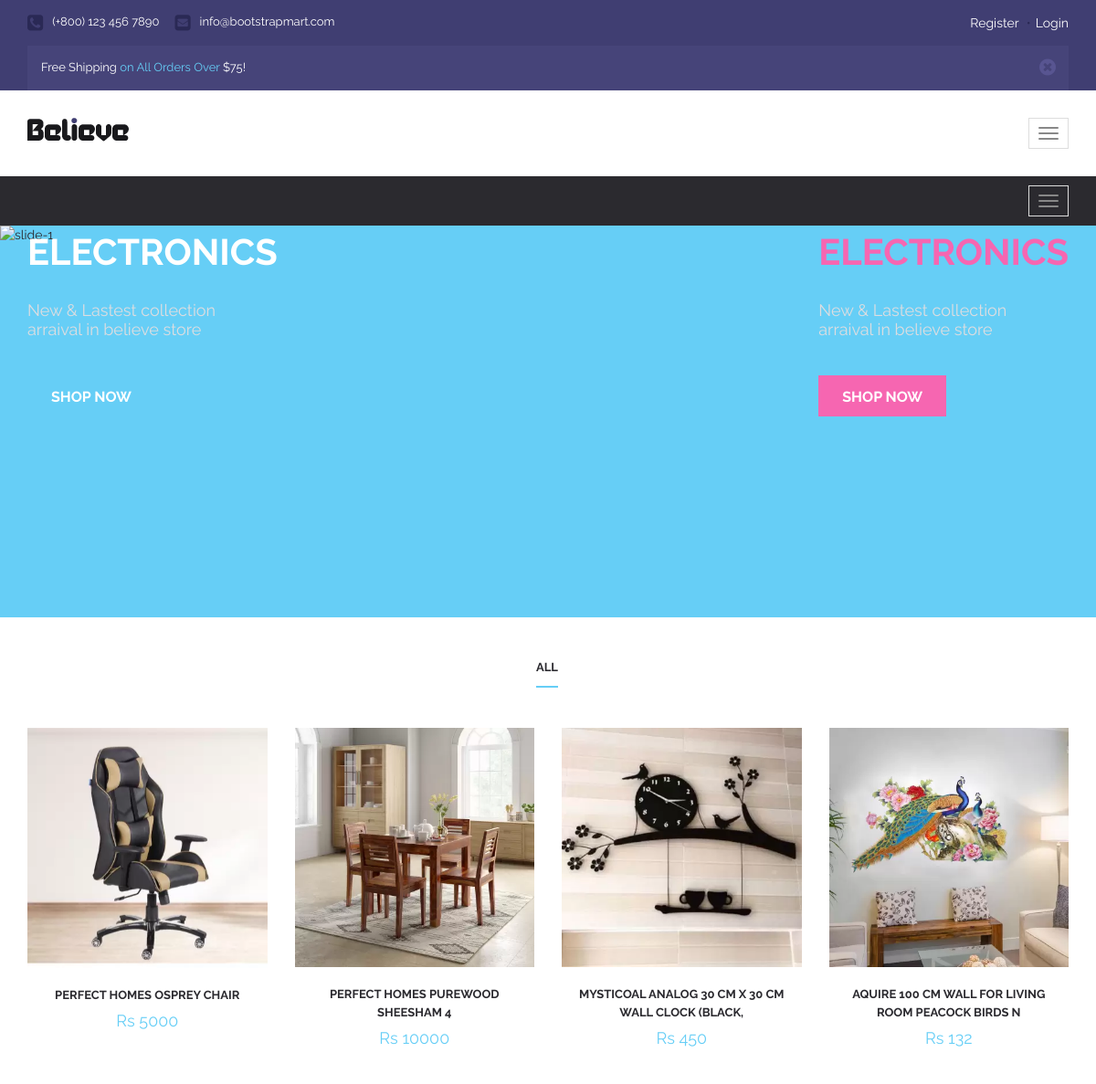
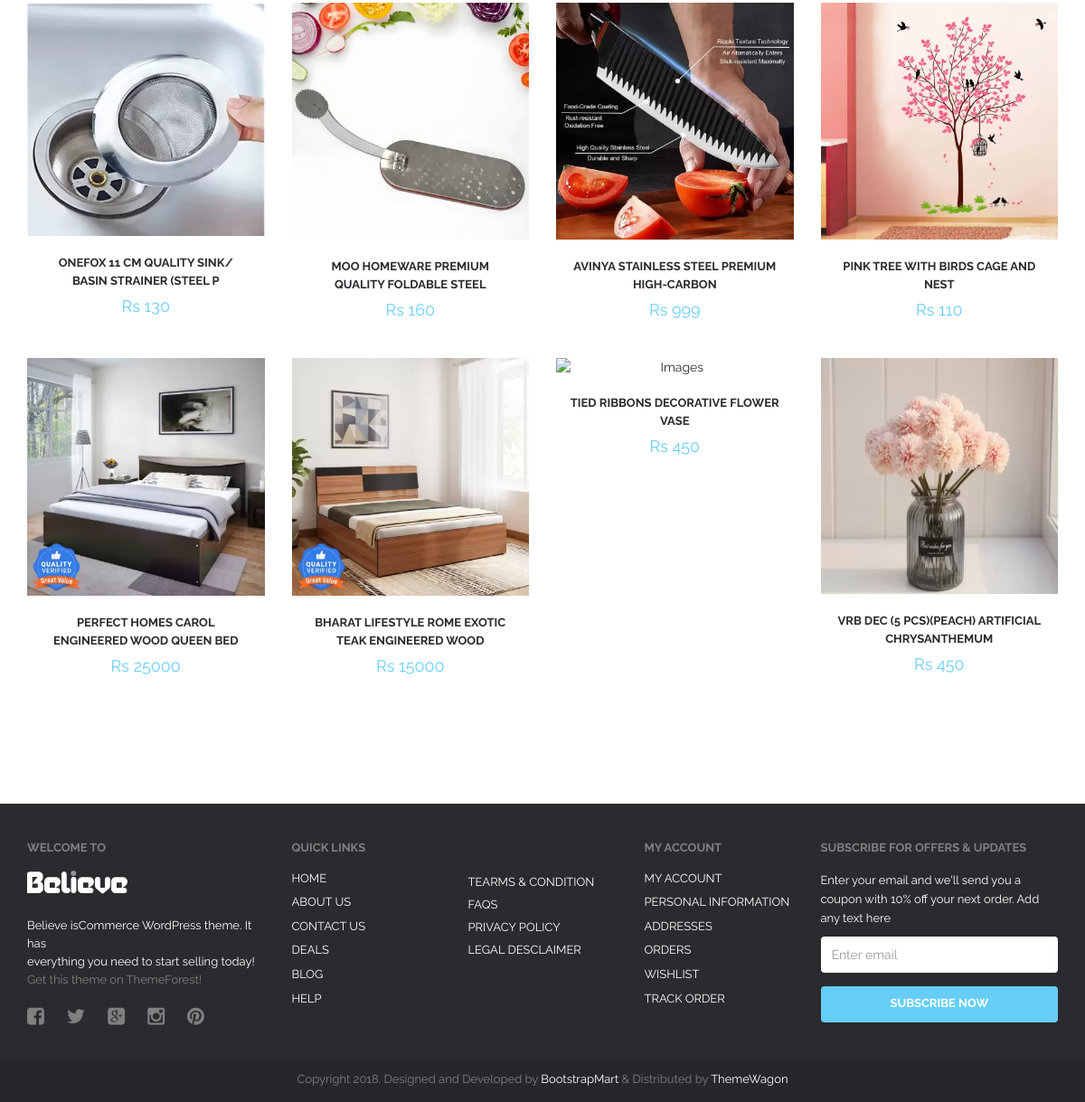
Screenshot of /home&kitchen/ with the database file from the repository (2 pictures, top to bottom).
### a1/models.py (models this page shows, shortened)
class Product(models.Model):
    seller=models.ForeignKey(User, on_delete=models.CASCADE)
    choice=(
        ("Electronics","Electronics"),
        ("Men","Men"),
        ("Women","Women"),
        ("Baby & Kids","Baby & Kids"),
        ("Home & Kitchens","Home & Kitchens"),
        ("Books","Books"),
        ("Other","Other"),
    )
    product_category=models.CharField(max_length=50, choices=choice, default="Others")
    product_name=models.CharField(max_length=50)
    product_price=models.PositiveIntegerField()
    product_desc=models.CharField(max_length=300,default="")
    product_date=models.DateField(auto_now_add=True)
    product_image=models.ImageField(upload_to="product_image")

### a1/views.py (the view)
# urls.py: path('home&kitchen/',views.home_kitchen,name='home&kitchen'),     # home&kitchen page Url
def home_kitchen(request):                             #home & kitchen page functions
    product=Product.objects.filter(product_category="Home & Kitchens")
    return render(request,'home&kitchen.html',{'product':product})

### a1/templates/home&kitchen.html (shortened to what this page needs)
{% extends 'header.html' %}
{% load static %}
{% block content %}
<!DOCTYPE html>
<html lang="en">
  <head>
  </head>
  <body>
    <div id="cat-nav">
        <div class="container">
            <nav class="navbar navbar-default">
                <div class="navbar-header">
                    <button type="button" class="navbar-toggle collapsed" data-toggle="collapse" data-target="#cat-nav-mega">
                        <span class="icon-bar"></span>
                        <span class="icon-bar"></span>
                        <span class="icon-bar"></span>
                    </button>
                </div>
            </nav>
        </div>
        </div>
      <div id="wrapper" class="homepage-1">
          <div id="main-slider">
              <div id="home-slider" class="owl-carousel owl-theme">
                  <div class="item">
                      <img src="https://cdn.godrej.com/img/Category/GODREJBOYCECOVERWEBBANNER1920WX600HPX06_25060030.jpg" alt="slide-1" class="img-responsive">
                      <div class="slider-desc">
                          <div class="container">
                              <div class="row">
                                  <div class="col-md-6">
                                      <div class="slide-offers-left">
                                          <div class="slide-offers-title">ELECTRONICS</div>
                                          <p>New & Lastest collection<br/>arraival in believe store</p>
                                          <a href="{%url 'electronics'%}" class="btn btn-blue">Shop now</a>
                                      </div>
                                  </div>
                                  <div class="col-md-6">
                                       <div class="slide-offers-right">
                                          <div class="slide-offers-title"><span>ELECTRONICS</span></div>
                                          <p>New & Lastest collection<br/>arraival in believe store</p>
                                          <a href="{%url 'electronics'%}" class="btn btn-magenta">Shop now</a>
                                      </div>
                                  </div>
                              </div>
                          </div>
                      </div>
                  </div>
              </div>
          </div>
              <div class="newest">
                  <div class="container">
                      <div class="newest-content">
                          <div class="newest-tab">
                              <ul id="myTab" class="nav nav-tabs newest" role="tablist">
                                  <li role="presentation" class="active">
                                      <a href="{%url 'electronics'%}" id="cat-1" role="tab" data-toggle="tab" aria-controls="1" aria-expanded="true">All</a>
                                  </li>
                               </ul>
                              <div id="myTabContent" class="tab-content">
                                  <div role="tabpanel" class="tab-pane fade in active" id="1" aria-labelledby="cat-1">
                                    <div class="row clearfix">
                                        {%for i in product %}
                                          <div class="col-md-3 prdct-grid">
                                              <div class="product-fade">
													<div class="product-fade-wrap">
                                                        <div id="product-image">
                                                            <div class="item"><img src="{{i.product_image.url}}" alt="Images" class="img-responsive" ></div>
                                                        </div>
													</div>
                                              </div>
                                              <div class="product-name">
                                                  <a href="{%url 'product-detail' pk=i.pk%}">{{i.product_name}}</a>
                                              </div>
                                              <div class="product-price">
                                                   Rs {{i.product_price}}
                                              </div>
                                          </div>
                                          {% endfor %}
                                      </div>
                                </div>
                            </div>
                        </div>
                    </div>
                </div>
    </div>
  </body>
</html>
{% endblock %}

### a1/static/responsive.css (style rules this page uses)
@media (max-width:1200px) { #cat-nav .navbar-toggle { margin:10px 0; } }
@media (max-width:1200px) { .navbar-header { float: none; } }
@media (max-width:1200px) { .navbar-toggle { display: block; margin:0 15px; border-radius:0; } }

### rows the page displays
Product: product_image (picture), product_name "PERFECT HOMES OSPREY CHAIR", product_price "5000"
Product: product_image (picture), product_name "PERFECT HOMES PUREWOOD SHEESHAM 4", product_price "10000"
Product: product_image (picture), product_name "MYSTICOAL ANALOG 30 CM X 30 CM WALL CLOCK (BLACK,", product_price "450"
Product: product_image (picture), product_name "AQUIRE 100 CM WALL FOR LIVING ROOM PEACOCK BIRDS N", product_price "132"
Product: product_image (picture), product_name "ONEFOX 11 CM QUALITY SINK/ BASIN STRAINER (STEEL P", product_price "130"
Product: product_image (picture), product_name "MOO HOMEWARE PREMIUM QUALITY FOLDABLE STEEL", product_price "160"
Product: product_image (picture), product_name "AVINYA STAINLESS STEEL PREMIUM HIGH-CARBON", product_price "999"
Product: product_image (picture), product_name "PINK TREE WITH BIRDS CAGE AND NEST", product_price "110"
Product: product_image (picture), product_name "PERFECT HOMES CAROL ENGINEERED WOOD QUEEN BED", product_price "25000"
Product: product_image (picture), product_name "BHARAT LIFESTYLE ROME EXOTIC TEAK ENGINEERED WOOD", product_price "15000"
Product: product_name "TIED RIBBONS DECORATIVE FLOWER VASE", product_price "450"
Product: product_image (picture), product_name "VRB DEC (5 PCS)(PEACH) ARTIFICIAL CHRYSANTHEMUM", product_price "450"
